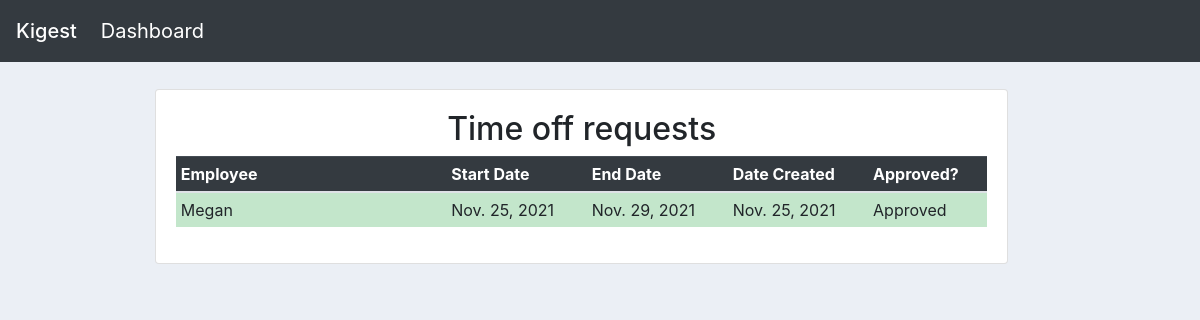
Page /schedule/timeoff/ on the committed database.
### schedule/models.py (models this page shows, shortened)
class TimeOffRequest(models.Model):
    employee = models.ForeignKey(Employee, on_delete=models.CASCADE)
    title = models.CharField(max_length=100, blank=True)
    start_date = models.DateField()
    end_date = models.DateField()
    is_approved = models.BooleanField(default=False)
    date_created = models.DateField(auto_now_add=True)

### userprofile/models.py (models this page shows)
class Employee(models.Model):
    user = models.OneToOneField(User, on_delete=models.CASCADE)
    first_name = models.CharField(max_length=15, default='')
    last_name = models.CharField(max_length=20, default='')
    date_of_birth = models.DateField(null=True, blank=True)
    is_active = models.BooleanField(default=False)
    profile_picture = models.ImageField(default="default.png")
    street = models.CharField(max_length=200, null=True, blank=True, verbose_name='Street Address')
    city = models.CharField(max_length=75, null=True, blank=True, verbose_name='City')
    state = models.CharField(max_length=2, null=True, blank=True, verbose_name='State')
    phone = models.CharField(max_length=20, null=True, blank=True, verbose_name='Telephone Number')
    postal_code = models.CharField(max_length=5, null=True, blank=True, verbose_name='Postal Code')
    def __str__(self):
        return self.user.username.capitalize()

### schedule/views.py (the view)
# urls.py: path('timeoff/', views.timeoff, name='timeoff'),
def timeoff(request):
    timeoffrequests = TimeOffRequest.objects.order_by('-start_date')
    return render(request, 'schedule/viewtimeoff.html', {'timeoffrequests': timeoffrequests})

### schedule/templates/schedule/viewtimeoff.html (shortened to what this page needs)
{% extends "website/main.html" %}
{% block content %}
<div class="col-md-10 mt-4">
    <div class="card card-body "><h2 class="text-center">Time off requests</h2>
        {% if timeoffrequests is None %}
        <h1 class="display-3">No requests yet!</h1>
        {% else %}
        <table class="table table-sm table-hover">
            <thead class="table-dark">
                <tr>
                    <th class="col-sm-4">Employee</th>
                    <th>Start Date</th>
                    <th>End Date</th>
                    <th>Date Created</th>
                    <th>Approved?</th>
                </tr>
            </thead>
            <tbody>
                {% for timeoffrequest in timeoffrequests %}
                {% if timeoffrequest.is_approved %}<tr class="table-success">
                {% else %} <tr>
                {% endif %}
                <td><a class="text-reset text-decoration-none" href='{% url "schedule:approvetimeoff" timeoffrequest.id %}'>{{ timeoffrequest.employee }}</a></td>
                <td>{{ timeoffrequest.start_date|date:"M. d, Y" }}</td>
                <td>{{ timeoffrequest.end_date|date:"M. d, Y" }}</td>
                <td>{{ timeoffrequest.date_created|date:"M. d, Y" }}</td>
                {% if timeoffrequest.is_approved %}
                <td>Approved</td>
                {% else %}
                <td>Not Yet Approved</td>
                {% endif %}
            </tr>
            {% endfor %}
        </tbody>
    </table>
        {% endif %}
        </div>
    </div>
{% endblock %}

### website/templates/website/main.html (style rules this page uses)
body { padding-top: 65px; padding-left: 140px; background-color: #ebeff5; }

### rows in the picture
TimeOffRequest: employee "Megan", start_date "Nov. 25, 2021", end_date "Nov. 29, 2021", date_created "Nov. 25, 2021", is_approved "Approved"
